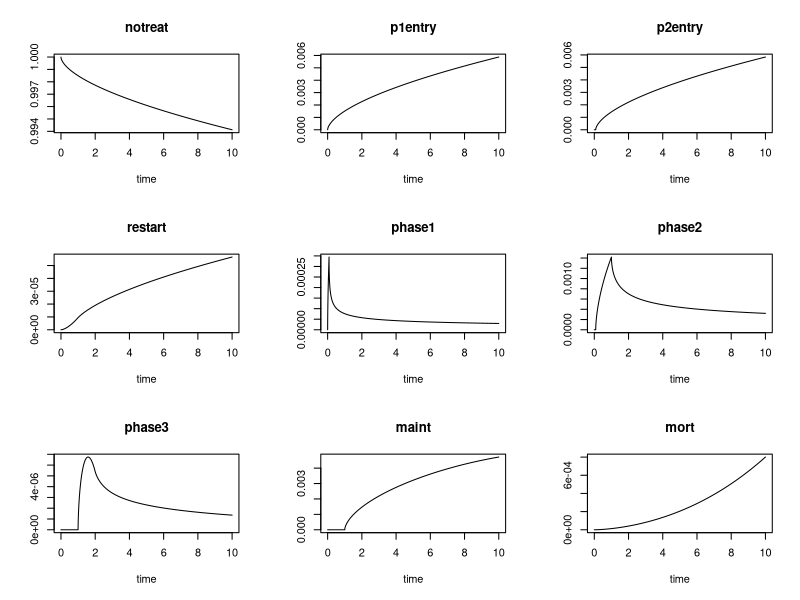
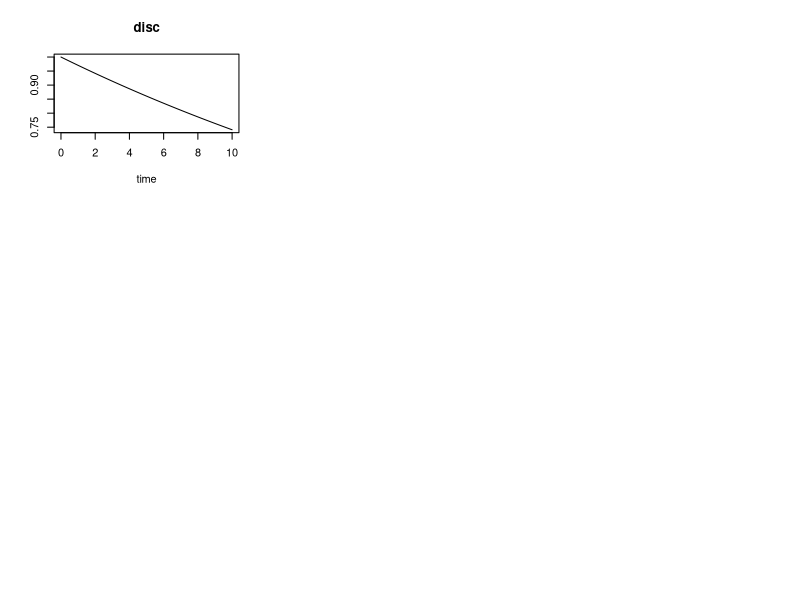

The R source for these figures, in order:
library(deSolve)

inst_rate <- function(percent, timeframe)
{
  - log(1-percent) / timeframe
}

###################################
# Main model parameters
params = list(
    vPREDICTsens = 0.23,
    vPREDICTspec = 0.93,
    vProbabilityRead       = 1.00, # probability of physician using test results
    vProbabilityReactive   = 1.00, # Under reactive, probability of ordering test
    vProbabilityDAPTSwitch = 0.55, # Source: VUMC PREDICT DATA

    # Population-Level Allele Frequency Distribution
    vCYP2C19.Poor    = 0.21, # (0.15-0.40)
  
    # Indication Paramters (Weibull) source: VUMC data -- files is ./reference/WCS_KM_Distribution_Generation.pdf
    vDAPTShape = 0.59,
    vDAPTScale = 60475.53,
  
    # Stent Thrombosis: Event Rates and Relative Risks
    
    # Relative Risk of ST for patients with loss of function allele who are treated with 
    # Clopidogrel.
    vRR.ST.LOF = 1.75, #(1.50-2.03) High Discrimination Scenario =  2.81 (1.81-4.37)
    
    # The Stent Thrombosis Risks are drawn from a piecewise exponential with the following
    # durations and rates. 
    vRiskST30    = 0.0150, # (0.010-0.020)
    vRiskST365   = 0.0060, # (0.003-0.009)
    vRiskSTgt365 = 0.0022, # (0.001-0.003)
  
    vRR.ST.Alternate = 0.75,
    vRR.ST.Aspirin   = 1.29,

    vST.Case.Fatality = 0.20, #(15-30)
    vPrCABG.ST = 0.10,  # WHAT IS SOURCE?  CAN'T FIND IN ANNALS PAPER...

    # Myocardial Infarction: Event Rates and Relative Risks
    vRiskMI = 0.035, #(0.013-0.097)
    vRR.MI.Alternate =0.84, # (0.75-0.95)
    vPrCABG.MI = 0.08, # (4-12)
    vPrPCI.MI = 0.55, # (45-65)

    # Revascularization
    vRiskRV365   = 0.10, # (0.05-0.15)
    vRiskRVgt365 = 0.03, # (0.02-0.04)
    vPrCABG.RV   = .25, # (15-35)

    # Bleeding FIXME!!!
    vRiskBleed = 0,
    vRiskBleedFatal = 0,
    vRR.Alternative = 0,
    vRR.Fatal.Alternative = 0,
  
    vRiskCABGTIMImajor = 0.022, # (0.013-0.031) 
    vRR.RiskCABGTIMImajor.Alternate = 1.08, # (0.85-1.36)

    vRR.MI.LOF = 1.48, #(1.05-2.07) High Discrimination Scenario = 1.45 (1.09-1.92)
    vRR.Mort.LOF = 1.28, #(0.95-1.73) #Not sure how to use this one
    vRR.Bleed.LOF = 0.84, # (0.75-1.00)
  
    disc_rate = 0.03
)


# Estimated Vanderbilt Secular Death first 10 years See:Secular.html
drate <- function(t) inst_rate(0.01272623*exp(0.0940359*t), 1)

# Compute rate exposure for delay differential usage
F_drate <- Vectorize(function(t, years) {
  integrate(drate, lower=max(t-years, 0), upper=min(t, 100))$value
})

# This is for doing numberical integration of a set of numbers at an even interval
alt_simp_coef <- function(i)
{
  if (i < 8) stop("Invalid Simpson coefficient size")
  
  # pg.117 4.1.14, Numerical Recipes in C, 1st edition
  c(17/48, 50/48, 43/48, 49/48, rep(1, i-8), 49/48, 43/48, 50/48, 17/48) 
}

split <- function(params)
{
  # Probability of going on alternate given the parameters
  with(params, {
    vProbabilityReactive*vProbabilityDAPTSwitch*vCYP2C19.Poor
  })
}

pcirate <- function(t)
{
  rep(0.01, length(t))
}

F_pcirate <- function(t)
{
  integrate(pcirate, lower=max(t-1, 0), upper=min(t, 100))$value
}

###################################
# Numerical Delay Differential Equation
Clopidogrel <- function(t, y, params)
{
  with(as.list(c(y, params)), {

    r_d <- drate(t)
    
    # Start of therapy Weibull rate
    incoming <- if (t <= 0)     0 else params$vDAPTShape * t^(params$vDAPTShape - 1) / params$vDAPTScale^params$vDAPTShape
    # Starting 2nd 11 month phase of therapy (basically, minus mortality)
    start2   <- if (t < 30/365) 0 else lagderiv(t-30/365, 2)*exp(-F_drate(t, 30/365))
    # Available at end of 12 months of therapy (phase1+phase2) minus mortality
    avail3   <- if (t < 1)      0 else lagderiv(t-335/365,3)*exp(-F_drate(t, 335/365))
    # Those that finished therapy (minus PCI for last year)
    finish   <- avail3*exp(-F_pcirate(t))
    # Those that restart and continue therapy due to PCi
    start3   <- avail3 - finish
    
    # Those that finished 2nd therapy
    finish2  <- if (t < 1) 0 else lagderiv(t-1, 4)*exp(-F_drate(t, 1))

    list(c(
            notreat = -incoming,
            p1entry = incoming,
            p2entry = start2,
            restart = pcirate(t)*(phase1+phase2),
            phase1  = incoming - r_d*phase1 - start2,
            phase2  = start2   - r_d*phase2 - avail3,
            phase3  = start3   - r_d*phase3 - finish2,
            maint   = finish   - r_d*maint  + finish2,
            mort    = r_d*(phase1+phase2+phase3+maint),
            disc    = -disc_rate*disc            # Simple discount rate
          )
    )
  })
}

yinit <- c(notreat=1, p1entry=0, p2entry=0, restart=0,
           phase1=0,  phase2=0,   phase3=0, maint=0, mort=0, 
           disc=1)
times <- seq(0, 10, by=1/365)  # units of years, increments of days, everyone dies after 120, so simulation is cut short
system.time(out <- dede(yinit, times, Clopidogrel, params))

plot(out)

# Check sensibility, i.e. all occupancy buckets sum to 1
all((rowSums(out[,c('notreat','phase1','phase2', 'phase3', 'maint', 'mort')]) - 1) < 1e-8)
